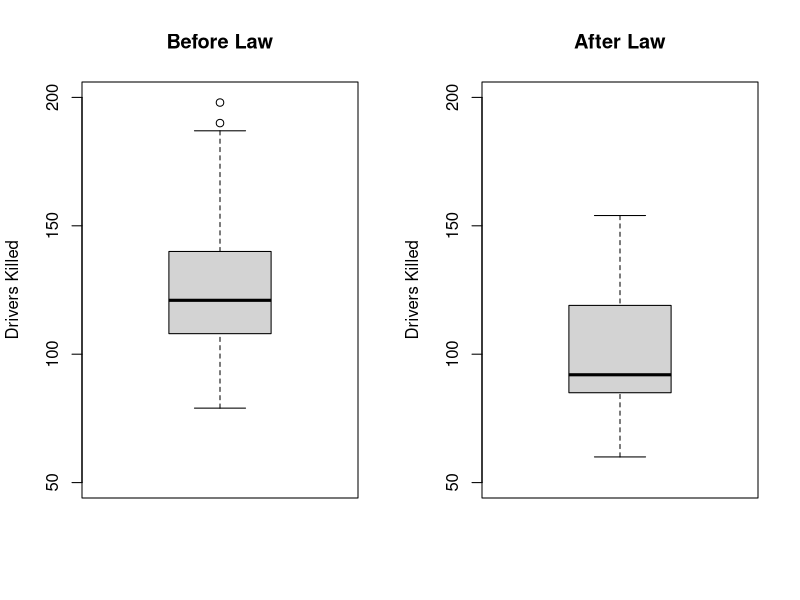
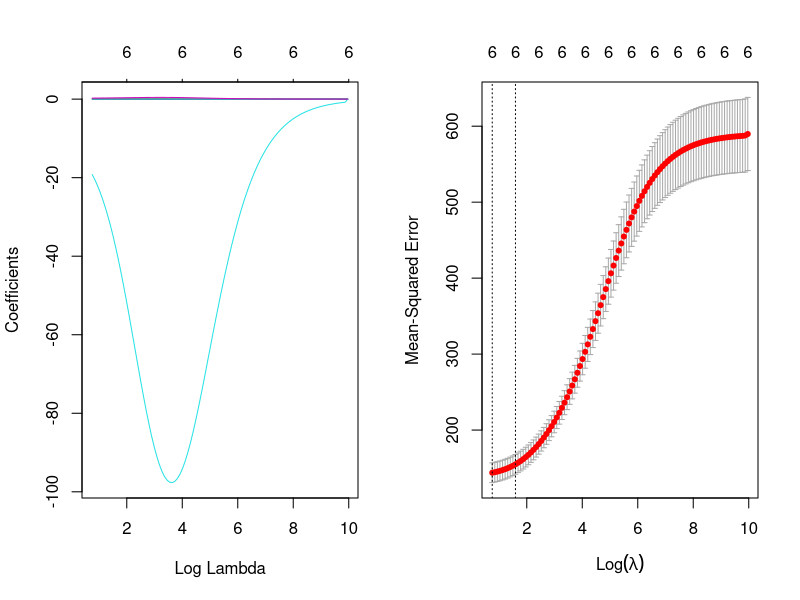

Reproduce these figures in R, in order.
Seatbelts <- data.frame(Seatbelts)
str(Seatbelts)
head(Seatbelts,n=10)
summary(Seatbelts)

BeforeLaw <-subset(Seatbelts,law ==0)
AfterLaw <- subset(Seatbelts,law!=0)

summary(BeforeLaw)
summary(AfterLaw)

par(mfrow=c(1,2))
boxplot(BeforeLaw$DriversKilled,ylim=c(50,200),main="Before Law",ylab="Drivers Killed")
boxplot(AfterLaw$DriversKilled,ylim=c(50,200),main="After Law",ylab="Drivers Killed")

library(glmnet)

x <- model.matrix(DriversKilled~., BeforeLaw)[,-c(1,8)]
y <- BeforeLaw$DriversKilled

RidgeMod <- glmnet(x, y, alpha=0, nlambda=100, lambda.min.ratio=0.0001)

plot(RidgeMod,xvar="lambda",label=TRUE)


CvRidgeMod <- cv.glmnet(x, y, alpha=0, nlambda=100, lambda.min.ratio=0.0001)

plot(CvRidgeMod)


best.lambda <- CvRidgeMod$lambda.min
best.lambda

predict(RidgeMod, s=best.lambda, type="coefficients")[1:6, ]